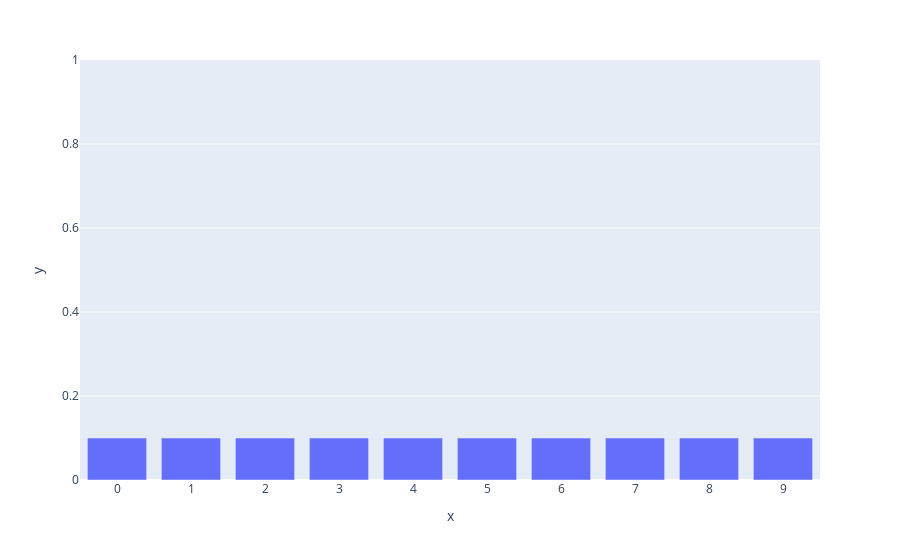

Source (notebook cell):
### Code cell
belief = reset_belief()
plot_belief(belief)

### Figure 1 — Plotly figure (JSON) as saved in the notebook; plotly's stock layout.template omitted (floating-point values rounded to 4 significant figures)
{"data": [{"alignmentgroup": "True", "hovertemplate": "x=%{x}<br>y=%{y}<extra></extra>", "legendgroup": "", "marker": {"color": "#636efa", "pattern": {"shape": ""}}, "name": "", "offsetgroup": "", "orientation": "v", "showlegend": false, "textposition": "auto", "type": "bar", "x": [0, 1, 2, 3, 4, 5, 6, 7, 8, 9], "xaxis": "x", "y": [0.1, 0.1, 0.1, 0.1, 0.1, 0.1, 0.1, 0.1, 0.1, 0.1], "yaxis": "y"}], "layout": {"autosize": true, "barmode": "relative", "legend": {"tracegroupgap": 0}, "margin": {"t": 60}, "xaxis": {"anchor": "y", "autorange": true, "domain": [0, 1], "dtick": 1, "range": [-0.5, 9.5], "title": {"text": "x"}, "type": "linear"}, "yaxis": {"anchor": "x", "domain": [0, 1], "range": [0, 1], "title": {"text": "y"}, "type": "linear"}}}
